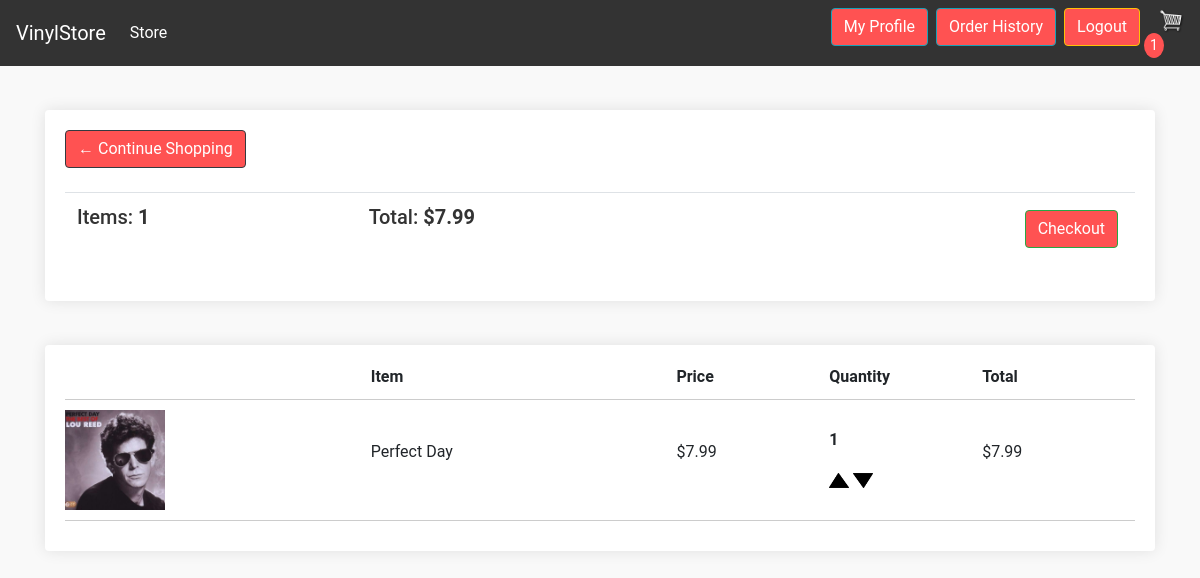
The app's page /cart/ (signed in) with its own data.
### store/models.py (models this page shows, shortened)
class Order(models.Model):
    customer = models.ForeignKey(User, on_delete=models.SET_NULL, null=True, blank=True)
    complete = models.BooleanField(default=False)
    transaction_id = models.CharField(max_length=100, null=True)
    @property
    def get_cart_total(self):
        orderitems = self.orderitem_set.all()
        total = sum([item.get_total for item in orderitems])
        return total
    @property
    def get_cart_items(self):
        orderitems = self.orderitem_set.all()
        total = sum([item.quantity for item in orderitems])
        return total

class OrderItem(models.Model):
    product = models.ForeignKey(Product, on_delete=models.SET_NULL, null=True)
    order = models.ForeignKey(Order, on_delete=models.SET_NULL, null=True)
    quantity = models.IntegerField(default=0, null=True, blank=True)
    date_added = models.DateTimeField(auto_now_add=True)
    @property
    def get_total(self):
        total = self.product.price * self.quantity
        return total

class Product(models.Model):
    name = models.CharField(max_length=200)
    author = models.ForeignKey(Author, on_delete=models.SET_NULL, null=True, blank=True)
    categories = models.ForeignKey(Category, on_delete=models.SET_NULL, null=True, blank=True)
    quantity = models.IntegerField(default=0)
    price = models.FloatField()
    image = models.ImageField(null=True, blank=True)
    @property
    def imageURL(self):
        try:
            url = self.image.url
        except:
            url = ''
        return url

### store/views.py (the view)
# urls.py: path('cart/', views.cart, name="cart"),
def cart(request):
    data = cartData(request)
    cartItems = data['cartItems']
    order = data['order']
    items = data['items']
    for item in items:
        product = item.product
        quantity_in_cart = item.quantity
        if quantity_in_cart > product.quantity:
            messages.error(request, f"{product.name} is out of stock.")
    if not items:
        messages.info(request, 'Your cart is empty. Please add some items to proceed.')
    context = {'items': items, 'order': order, 'cartItems': cartItems}
    return render(request, 'store/cart.html', context)

### store/utils.py (called while the page is built)
def cartData(request):
    if request.user.is_authenticated:
        order, created = Order.objects.get_or_create(customer=request.user, complete=False)
        items = order.orderitem_set.all()
        cartItems = order.get_cart_items
    else:
        customer = None
        cookie_data = cookieCart(request)
        cartItems = cookie_data['cartItems']
        order = cookie_data['order']
        items = cookie_data['items']
    return {'cartItems': cartItems, 'order': order, 'items': items}

### store/templates/store/cart.html (shortened to what this page needs)
{% extends 'store/main.html' %}
{% load static %}
{% block content %}
	<div class="row">
		<div class="col-lg-12">
			<div class="box-element">
				<a  class="btn btn-outline-dark" href="{% url 'store' %}">&#x2190; Continue Shopping</a>
				<br>
				<br>
				<table class="table">
					<tr>
						<th><h5>Items: <strong>{{order.get_cart_items}}</strong></h5></th>
						<th><h5>Total:<strong> ${{order.get_cart_total|floatformat:2}}</strong></h5></th>
						<th>
							<a  style="float:right; margin:5px;" class="btn btn-success" href="{% url 'checkout' %}">Checkout</a>
						</th>
					</tr>
				</table>
			</div>
			<br>
			<div class="box-element">
				<div class="cart-row">
					<div style="flex:2"><strong>Item</strong></div>
					<div style="flex:1"><strong>Price</strong></div>
					<div style="flex:1"><strong>Quantity</strong></div>
					<div style="flex:1"><strong>Total</strong></div>
				</div>
				{% for item in items %}
				<div class="cart-row">
					<div style="flex:2"><img class="row-image" src="{{item.product.imageURL}}"></div>
					<div style="flex:2"><p>{{item.product.name}}</p></div>
					<div style="flex:1"><p>${{item.product.price|floatformat:2}}</p></div>
					<div style="flex:1">
						<p class="quantity">{{item.quantity}}</p>
						<div class="quantity">
							<img data-product="{{item.product.id}}" data-action="add" class="chg-quantity update-cart" src="{% static  'images/arrow-up.png' %}">
							<img data-product="{{item.product.id}}" data-action="remove" class="chg-quantity update-cart" src="{% static  'images/arrow-down.png' %}">
						</div>
					</div>
					<div style="flex:1"><p>${{item.get_total|floatformat:2}}</p></div>
				</div>
				{% endfor %}
			</div>
		</div>
	</div>
{% endblock content %}

### static/css/main.css (style rules this page uses)
body { background-color: #f9f9f9; font-family: 'Roboto', sans-serif; }
h1, h2, h3, h4, h5, h6 { color: #333; }
.box-element { box-shadow: 0 0 15px rgba(0, 0, 0, 0.1); background-color: #fff; border-radius: 4px; padding: 20px; margin-bottom: 20px; }
.col-lg-4, .col-lg-6, .col-lg-8, .col-lg-12 { margin-top: 20px; }
.btn { border-radius: 4px; background-color: #ff5252; color: #fff; transition: 0.3s; }
.row-image { width: 100px; height: auto; }
.cart-row { display: flex; align-items: center; padding-bottom: 10px; margin-bottom: 10px; border-bottom: 1px solid #ccc; }
.quantity { font-weight: 700; margin-right: 10px; }
.chg-quantity { width: 20px; cursor: pointer; transition: .2s; }

### records on screen
Order: get_cart_items "1", get_cart_total "7.99"
OrderItem: product.imageURL (picture), product.name "Perfect Day", product.price "7.99", quantity "1", get_total "7.99"

### other values on screen
{{ cartItems }} "1"
